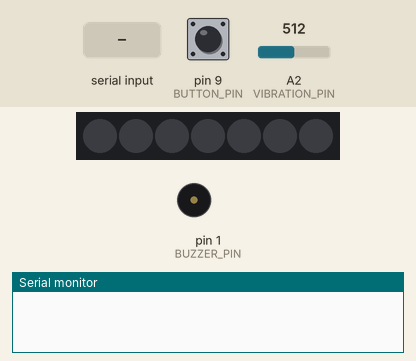
Recording of a sketch running on a simulated Arduino Uno, built with avr-gcc and run on an emulated ATmega328P. Parts: 7 RGB LEDs in strip order, left to right, buzzer (waves = sounding), the last lines printed to the serial monitor. Inputs (shaded band) come from the test bench; at power-on: pin 9 (BUTTON_PIN) HIGH, A2 (VIBRATION_PIN) = 512. Dim RGB values are drawn brighter than linear.

Above: at 5.2 s.
5.3 s: "H" received over the second serial link
At 5.78 s:
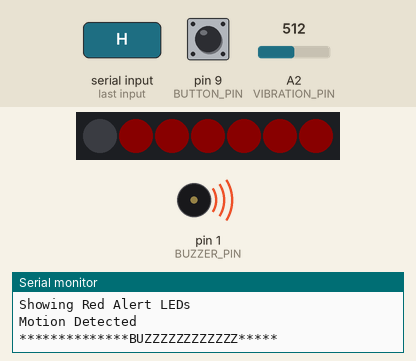
7.0 s: pin 9 (BUTTON_PIN) pulled LOW for 1 s
At 8.36 s:
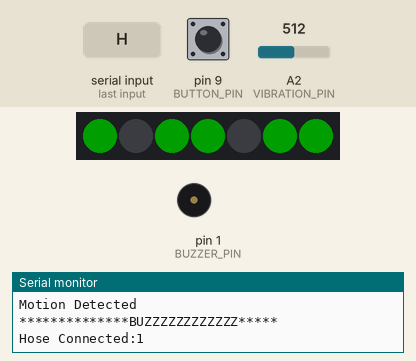
10.0 s: "T90\n" received over the second serial link
13.0 s: A2 (VIBRATION_PIN) set to 28
15.4 s: A2 (VIBRATION_PIN) set to 22
At 15.9 s:
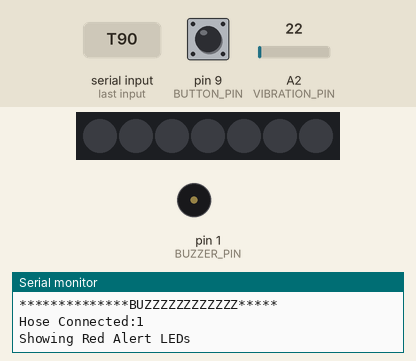
17.0 s: pin 9 (BUTTON_PIN) pulled LOW for 3.2 s
At 18.57 s:
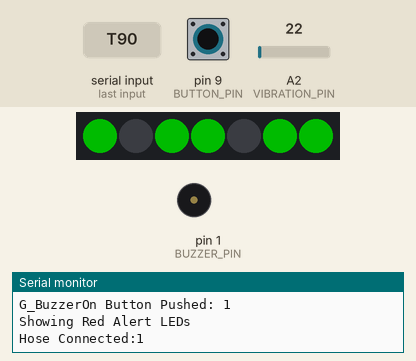
Timing chart, 0 to 22.7 s (numbered marks = the images above; inputs shaded):
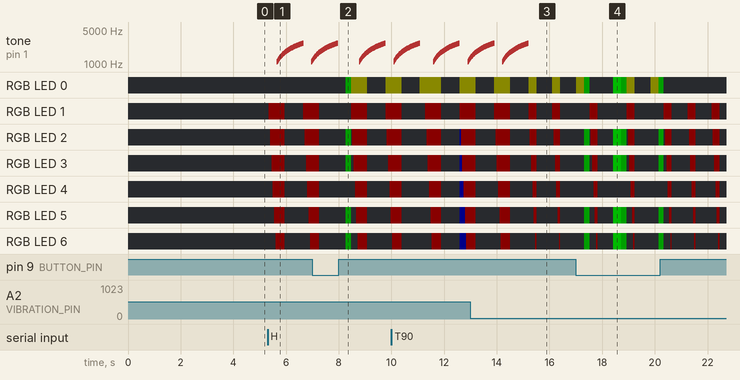

The sketch:

Tracktor-DashDevice-Vibration.ino
```cpp
/* Output-side (LED) Arduino code */
#include "SoftwareSerial.h"  // LOOK FOR ESP32 SERIAL IN ARDUINO COMMON LIBRARIES
#include <Adafruit_NeoPixel.h>
#include <math.h>

SoftwareSerial XBee(7, 6);

#define LED_PIN         5
#define VIBRATION_PIN   2
#define BUZZER_PIN      1
#define BUTTON_PIN      9
#define LED_BRIGHTNESS  10

#define LED_COUNT     7

int VibrationThreshold  = 25;
int VibrationValue      = 0;
int MotionStatus        = 0;
boolean ShowTankLevel   = true;
boolean G_BuzzerOn      = true;

String G_XBeeData = "";
char c;

// Declare our NeoPixel strip object:
Adafruit_NeoPixel strip(LED_COUNT, LED_PIN, NEO_GRB + NEO_KHZ800);

boolean G_HoseConnected = false;

float TankWaterLevel        = 0;
float TankWaterLevel_EMPTY  = 14.70;
float TankWaterLevel_FULL   = 15.80;
int   TankWaterLevel_NumberOfLEDs   = 6;
float TankWaterLevel_LED_INC  = ( TankWaterLevel_FULL / TankWaterLevel_EMPTY ) / TankWaterLevel_NumberOfLEDs;       //i.e. 0.183
float LED_Status_Previouse  = 0;

//=========================================
int DBUG = 1;
//=========================================

void setup()
{
  strip.begin();           // INITIALIZE NeoPixel strip object (REQUIRED)
  strip.setBrightness(LED_BRIGHTNESS); // Set BRIGHTNESS to about 1/5 (max = 255)
  strip.clear();
  strip.show();

  // Baud rate MUST match XBee settings (as set in XCTU)
  XBee.begin(9600);

  delay(3000);    // TEST TO SEE IF THIS HELPS UPLOADING FILES TO XIAO!!!!!!!!
  if(DBUG) Serial.begin(115200);

  delay(1000);

  pinMode(BUZZER_PIN, OUTPUT); // set the buzzer as output mode
  pinMode(BUTTON_PIN, INPUT_PULLUP);

}


void loop()

{

  if (!G_HoseConnected) ShowTankLevel = checkButton_ShowTankLevel(ShowTankLevel);

  if (XBee.available()){                // True only if there is data ready to read on XBee

    while(XBee.available()){
    //while(c != char(0x0d)){
      c = XBee.read();
      delay(50);
      G_XBeeData = G_XBeeData + String(c);
    }

  } else {

    // Look at XBee's last trasmission

    if (G_XBeeData != ""){
        if(DBUG) Serial.println("Payload:" + G_XBeeData);

        // received both 'H' and 'T' values in one reading - strip off 'T' and it's value
        // occassionally we will get Payload:T14.76HL-4.61HL-4.12T14.76


        Serial.println("**" + String((G_XBeeData.indexOf('H')!=-1) and (G_XBeeData.indexOf('T')!=-1)));
        if((G_XBeeData.indexOf('H')!=-1) and (G_XBeeData.indexOf('T')!=-1)) G_XBeeData = hoseConnectValueOnly(G_XBeeData);

        String XBeeIN_TYPE = G_XBeeData.substring( 0, 1 );
        if(DBUG) Serial.println("Type:" + XBeeIN_TYPE);
        String XBeeIN_DATA = G_XBeeData.substring( 1, (G_XBeeData.length()-1) );
        if(DBUG) Serial.println("DATA:" + XBeeIN_DATA);

        if (XBeeIN_TYPE == "H"){
           if (XBeeIN_DATA.substring(0,1) == "H") G_HoseConnected = true;
           if (XBeeIN_DATA.substring(0,1) == "L") G_HoseConnected = false;
        } else {
           if (XBeeIN_TYPE == "T") TankWaterLevel = XBeeIN_DATA.toFloat();
            if(ShowTankLevel) UpdateTankLevelLEDS(TankWaterLevel, TankWaterLevel_EMPTY, TankWaterLevel_FULL, TankWaterLevel_LED_INC);
        }
    }

    G_XBeeData = "";

  }


   //================================================================

   if (!G_HoseConnected) ShowTankLevel = checkButton_ShowTankLevel(ShowTankLevel);

   if (G_HoseConnected){
      Serial.println("Hose Connected:" + String(G_HoseConnected));

      G_BuzzerOn = checkButton_G_BuzzerOnOff(G_BuzzerOn);

      showHoseConnectedAlertLEDs(strip.Color(255,   0,   0), 50, G_BuzzerOn); // Red, 50ms, buzzer sound on or off

      VibrationValue = analogRead(VIBRATION_PIN);

      if (VibrationValue > VibrationThreshold) {
        if(DBUG) Serial.println("Motion Detected");
        //if (G_BuzzerOn) BuzzerSound();
        BuzzerSound();
      } else {
        delay(600);
      }

      clearLEDs(G_BuzzerOn, ShowTankLevel, G_HoseConnected);
   }

}

String hoseConnectValueOnly(String strV){ // payload either looks like T14.76HL-4.61 or HL-4.61T14.76 , return only the 'H' data

  int stop_index =0;

  int H_index = strV.indexOf("H");
  String strTemp = strV.substring(H_index, strV.length());
  //Serial.println("HERE:" + strTemp);

  for(int i=1; i<strTemp.length(); i++){
    if(strTemp[i]=='T' or strTemp[i]=='H' or strTemp[i]==char(0x0D)){
      stop_index=i;               // end index of H value data
      i=strTemp.length();         // stop the for loop
    }
  }
  //Serial.println(String(stop_index));
  if(stop_index==0) stop_index = strTemp.length();

  //Serial.println(String(H_index) + "," + String(stop_index));
  strTemp = strTemp.substring(0,stop_index);

  return strTemp;
}

String getXBeePayload(){

  String strRETURN = "";
  int i = 1;
  char c;
  boolean done = false;

  while (!done){

      c = XBee.read();
      Serial.print(String(c));Serial.print("*");
      strRETURN = strRETURN + String(c);
      if(DBUG) if (c == char(0x0D) ) Serial.println("Found CR");

      if ( (c == char(0x0D) ) or ( i > 25 )) {
        done=true;
        Serial.println("Found CR in getXBeepayload");
      }
      i=i+1;
  }

  return strRETURN;

}

boolean checkButton_G_BuzzerOnOff(boolean buzzer_on){

  boolean r;

  if (digitalRead(BUTTON_PIN) == LOW){    // if buzzer_on is true, then pushing the button will make it flase

    LED_AcceptButtonPressed();      // 450ms delay

    if (buzzer_on){
      r = false;
    }else{
      r = true;
    }
    if(DBUG) Serial.println("G_BuzzerOn Button Pushed: " + String(r));
  } else {
    r = buzzer_on;
  }
  return r;
}

boolean checkButton_ShowTankLevel(boolean show_tank_level){

  boolean r;

  if (digitalRead(BUTTON_PIN) == LOW){

    strip.clear();
    strip.show();

    if (show_tank_level){     // if show_tank_level was true, pushing the button will turn off lights and set not to show tank level LEDS
      r = false;
    }else{
      r = true;
    }

    if(DBUG) Serial.println("ShowTankLevel Button Pushed:" + String(r));

    strip.setPixelColor(0, strip.Color(0,   255,   0) );
    strip.show();
    delay(300);
    LED_AcceptButtonPressed();      // 450ms delay

  }else{
    r = show_tank_level;
  }

  return r;
}

void LED_AcceptButtonPressed(){
    for (int k=75; k>0; k--){
      strip.setPixelColor(0, strip.Color(0,   255,   0) );
      strip.setPixelColor(2, strip.Color(0,   255,   0) );
      strip.setPixelColor(3, strip.Color(0,   255,   0) );
      strip.setPixelColor(5, strip.Color(0,   255,   0) );
      strip.setPixelColor(6, strip.Color(0,   255,   0) );
      strip.setBrightness(k);
      strip.show();
      delay(6);
    }
    strip.setBrightness(LED_BRIGHTNESS);
    strip.clear();
    strip.show();
}

void showHoseConnectedAlertLEDs(uint32_t color, int wait, boolean buzzer_on) {
  Serial.println("Showing Red Alert LEDs");
  if (buzzer_on){
      strip.setPixelColor(0, strip.Color(0,   0,   0) );
  }else{
      strip.setPixelColor(0, strip.Color(255,   255,   0) );
  }
  for(int i=1; i<strip.numPixels(); i++) { // For each pixel in strip...
    strip.setPixelColor(i, color);         //  Set pixel's color (in RAM)
    strip.show();                          //  Update strip to match
    delay(wait);                           //  Pause for a moment
  }
  strip.clear();
  strip.show();
}

void clearLEDs(boolean buzzer_on, boolean show_tank_level, boolean hose_connected){
    strip.clear();
    if ( (buzzer_on == false) and (hose_connected)){
      strip.setPixelColor(0, strip.Color(255,   255,   0) );
    }
    strip.show();
}

void BuzzerSound(){
    Serial.println("**************BUZZZZZZZZZZZZ*****");
    for (int x = 1100; x < 2700; x=x+30) //"sing" the note one by one
    {
     tone(BUZZER_PIN, x); //output the "x" note
     delay(.01 * x); //rythem of the music,it can be tuned fast and slow by change the number"400"
     noTone(BUZZER_PIN);//stop the current note and go to the next note
    }
}


void UpdateTankLevelLEDS(float CurrentLevelVal, float emptyVal, float fullVal, float ledIncs){

  strip.clear();
  strip.show();


  float floatVal = ((CurrentLevelVal - emptyVal) /ledIncs ) + 1;                          // +1 b/c when value goes below zero 0/0.183 we still need to light the first LED
                                                                                                // and top value needs to be 6.* somthing
  int LEDsToLight = leftFloat(floatVal);
  if( LEDsToLight > TankWaterLevel_NumberOfLEDs ){
    LEDsToLight=TankWaterLevel_NumberOfLEDs;                // i.e. can't light more than 6 LED's
    floatVal = TankWaterLevel_NumberOfLEDs - 0.01;          // .99 to make vColorVal come out to 255 i.e 5.99
  }
  if(LEDsToLight<=0){
    LEDsToLight=1;
    floatVal = 1.0;
  }

  for(int i=1; i <= LEDsToLight; i++){
    strip.setPixelColor(i, strip.Color(0,   0,   255) );
  }

  Serial.println("LEDsToLight: " + String(LEDsToLight) + "(" + String((CurrentLevelVal - emptyVal) /ledIncs) + ") ledIncs: " + String(ledIncs));

  // last LED color
  float fDec = getDecimalsFloat(floatVal);            // Get the value after the period in the float value i.e. 3.73 will return 0.73

  // The color of the LED light is a value from 0 to 255. Using the the value after the period we calculate this value using 0.0 (0) to 0.99 (255)
  Serial.println("xtofloat:" + String(fDec));
  fDec = fDec / ledIncs;                              // with the 0.?? value, how many ledIncs go in to that i.e. .99 / 0.18 = x
  fDec = fDec * 46.36364;                             // above x * 46.36364 = ~255.32
  int vColorVal = String(fDec).toInt();               // make it an integer (255)
  if(vColorVal >= 256) vColorVal=255;                 // at the top level .93 to .99 the value may exceed 256 - f so stop it at 255
  Serial.println("vColorVal: " + String(vColorVal));

  if(LEDsToLight == 1){                                                                 // Start turning the LED red if it is showing the tank is almost empty
    strip.setPixelColor(LEDsToLight, strip.Color(255-vColorVal,   0,   vColorVal) );
  }else{
    strip.setPixelColor(LEDsToLight, strip.Color(0,   0,   vColorVal) );                // Blue LED will start to fade as it will eventually go to a lower LED
  }

  strip.show();

 }

  int leftFloat(float x){
    String xstr = String(x);
    int indxDOT = xstr.indexOf(".");
    xstr = xstr.substring(0,indxDOT);
    return xstr.toInt();
  }

  float getDecimalsFloat(float x){
    String xstr = String(x);
    int indxDOT = xstr.indexOf(".");
    xstr = xstr.substring(indxDOT,xstr.length());
    return xstr.toFloat();
  }
```

Measured:
- the behaviour switches between 26 and 25 on A2 (VIBRATION_PIN) (found by bisection; images 2 and 3)
- after the input at 5.3 s, tone on pin 1 (BUZZER_PIN): plays 1100 Hz for 0.01 s, 1130 Hz for 0.01 s, 1160 Hz for 0.01 s, 1190 Hz for 0.01 s, 1220 Hz for 0.01 s, 1250 Hz for 0.01 s … (58 notes in this stretch), starting after 0.36 s; RGB LED 1: off → RGB(10, 0, 0) after 0.05 s, → off 0.61 s later, → RGB(10, 0, 0) 0.70 s later
- after the input at 15.4 s, tone on pin 1 (BUZZER_PIN): stops changing and stays silent
- what the display in image 3 shows lasts 0.6 s, from 15.5 s to 16.1 s
